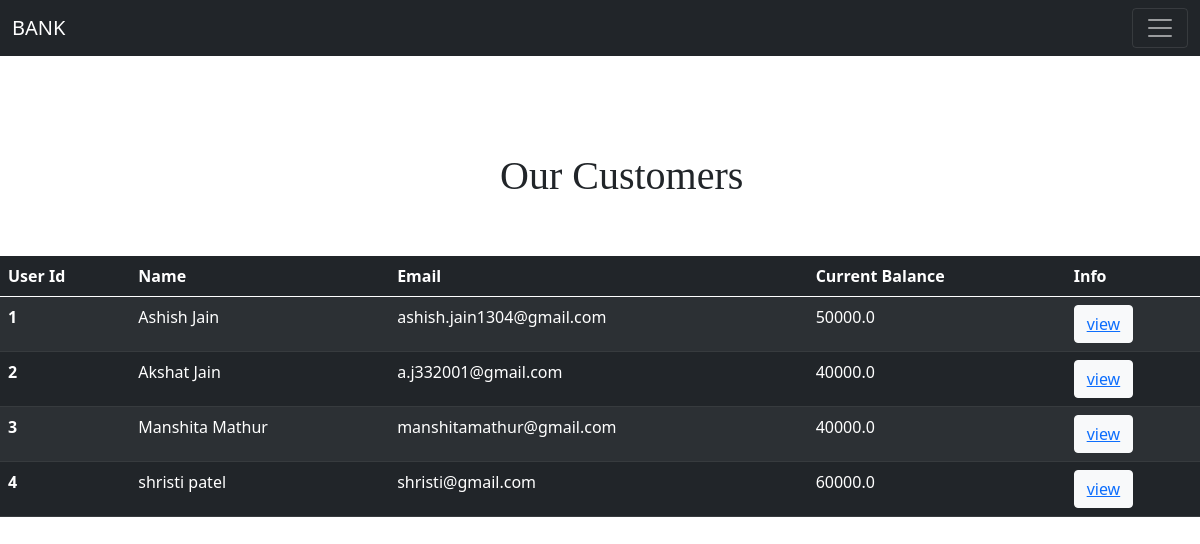
The app's page /bank/list/ with its own data.
### users/models.py (models this page shows, shortened)
class Customers(models.Model):
    first_name = models.CharField(max_length=100)
    last_name = models.CharField(max_length=100)
    user_email = models.EmailField(max_length=100, unique=True)
    password = models.CharField(max_length=100)
    current_balance = models.FloatField(validators=[MinValueValidator(3000.00)])

### users/views.py (the view)
# urls.py: path('list/',views.list,name="list"),
def list(request):
    customer=Customers.objects.all()
    return render(request,'list.html',{'customers':customer})

### templates/list.html (shortened to what this page needs)
{% extends 'base.html' %}
{% block body %}
<br>
<br>
<h1 style="font-family: cursive; align-items: center;margin-left: 500px;">Our Customers</h1>
<br>
<br>
<table class="table table-dark table-striped" >
    <thead>
      <tr>
        <th scope="col">User Id</th>
        <th scope="col">Name</th>
        <th scope="col">Email</th>
        <th scope="col">Current Balance</th>
        <th scope="col">Info</th>
      </tr>
    </thead>
    <tbody>
        {% for c in customers %}
      <tr>
        <th scope="row">{{c.pk}}</th>
        <td>{{c.first_name}} {{c.last_name}}</td>
        <td>{{c.user_email}}</td>
        <td>{{c.current_balance}}</td>
        <td><button type="button" class="btn btn-light"><a href="{% url 'transfer' id=c.pk %}">view</a></button></td>
      </tr>
      {% endfor %}
    </tbody>
  </table>
  {% endblock %}

### records on screen
Customers: pk "1", first_name "Ashish", last_name "Jain", user_email "ashish.jain1304@gmail.com", current_balance "50000.0"
Customers: pk "2", first_name "Akshat", last_name "Jain", user_email "a.j332001@gmail.com", current_balance "40000.0"
Customers: pk "3", first_name "Manshita", last_name "Mathur", user_email "manshitamathur@gmail.com", current_balance "40000.0"
Customers: pk "4", first_name "shristi", last_name "patel", user_email "shristi@gmail.com", current_balance "60000.0"
